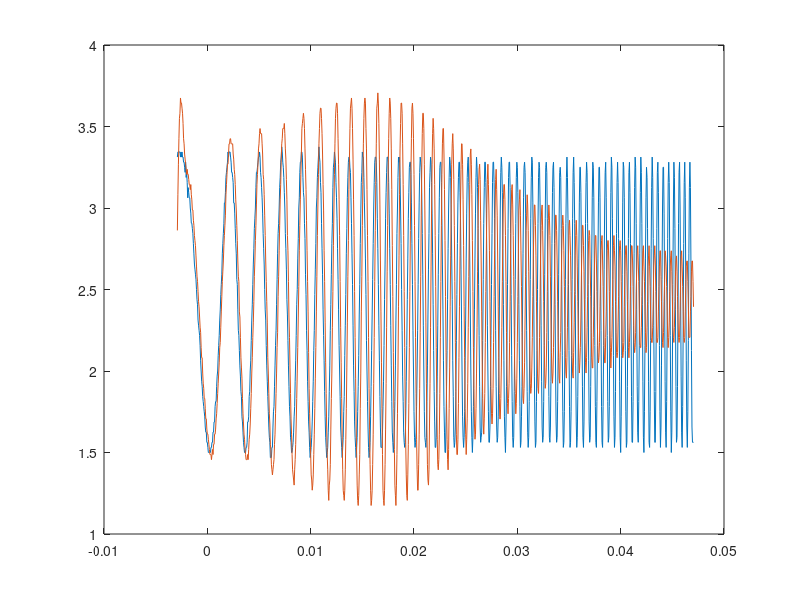
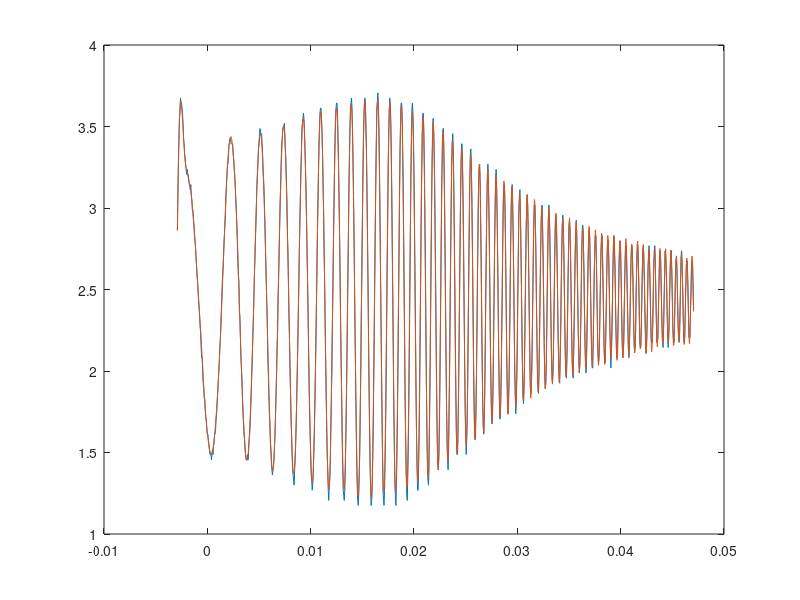
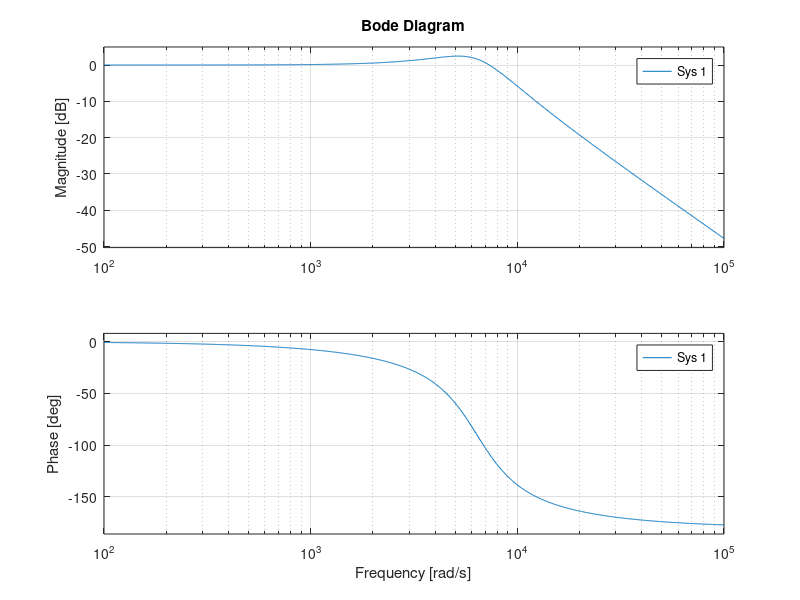

Recreate these plots in MATLAB, in order.
load('date_RDBH.mat');
t = RusDana(:,1);
u = RusDana(:,2);
y1 = RusDana(:,3);

figure(), plot(t,u,t,y1);

%determinare k pentru y1
k = mean(y1)/mean(u);

%determinare Mr & wr pentru y1
i5 = 396;
i6 = 384;
i7 = 401;
i8 = 391;
Mr = (y1(i7)-y1(i8))/(u(i5)-u(i6));
Tr = 2*(t(i5)-t(i6));
wr = 2*pi/Tr;

%determinare tita & wn pentru y1
%tita = k/2/Mr;
tita = sqrt((Mr-sqrt(Mr^2-1))/2/Mr)/k;
wn = wr/sqrt(1-2*tita^2)/k;

%validarea datelor folosind spatiul starilor
A = [0,1;-wn^2,-2*tita*wn];
B = [0;k*wn^2];
C = [1,0];
D = 0;
ysim1 = lsim(ss(A,B,C,D),u-mean(u),t,[y1(1)-mean(y1),(y1(2)-y1(1))/(t(2)-t(1))-mean(y1)])+mean(y1);
figure()
plot(t,y1,t,ysim1)
J = norm(y1-ysim1)/sqrt(length(y1));
Empn = norm(y1-ysim1)/norm(y1-mean(y1));

figure(), bode(tf(wn^2,[1,2*tita*wn,wn^2]));

%%mai trebuie validat cu BODE
%pe octava 
%Twn, apoi caut wn/2 - Twn2 
%db(M_wn2/M_wn) =~ -12db pe octava
%decada = 3 octave 
